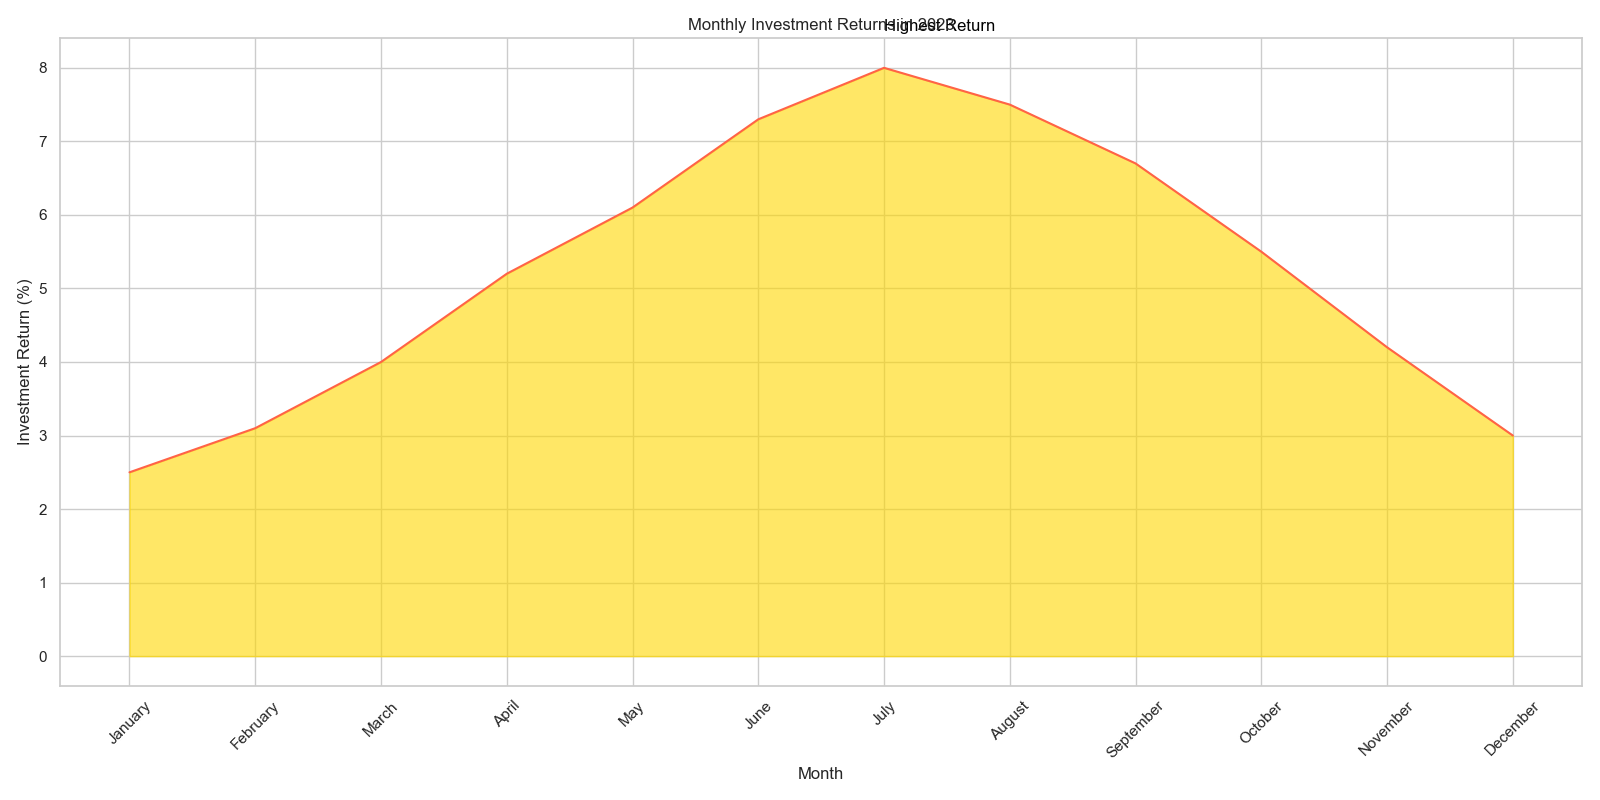

Generate this figure with Python:

import pandas as pd
import seaborn as sns
import matplotlib.pyplot as plt

# Given data frame
data = {
    'Month': ['January', 'February', 'March', 'April', 'May', 'June', 
              'July', 'August', 'September', 'October', 'November', 'December'],
    'Return': [2.5, 3.1, 4.0, 5.2, 6.1, 7.3, 8.0, 7.5, 6.7, 5.5, 4.2, 3.0]
}

# Convert the dictionary to a DataFrame
df = pd.DataFrame(data)

# Define the plot size
plt.figure(figsize=(16, 8))

# Create the area chart
ax = sns.lineplot(x='Month', y='Return', data=df, color='#FF6347')
plt.fill_between(df['Month'], df['Return'], color='#FFD700', alpha=0.6)

# Annotate a specific point with text
plt.text(6, 8.5, 'Highest Return', horizontalalignment='left', size='medium', color='black')

# Customizing the axes and title
plt.xticks(rotation=45)
plt.xlabel('Month')
plt.ylabel('Investment Return (%)')
plt.title('Monthly Investment Returns in 2023')

# Finalize and show the plot
plt.tight_layout()
plt.show()
